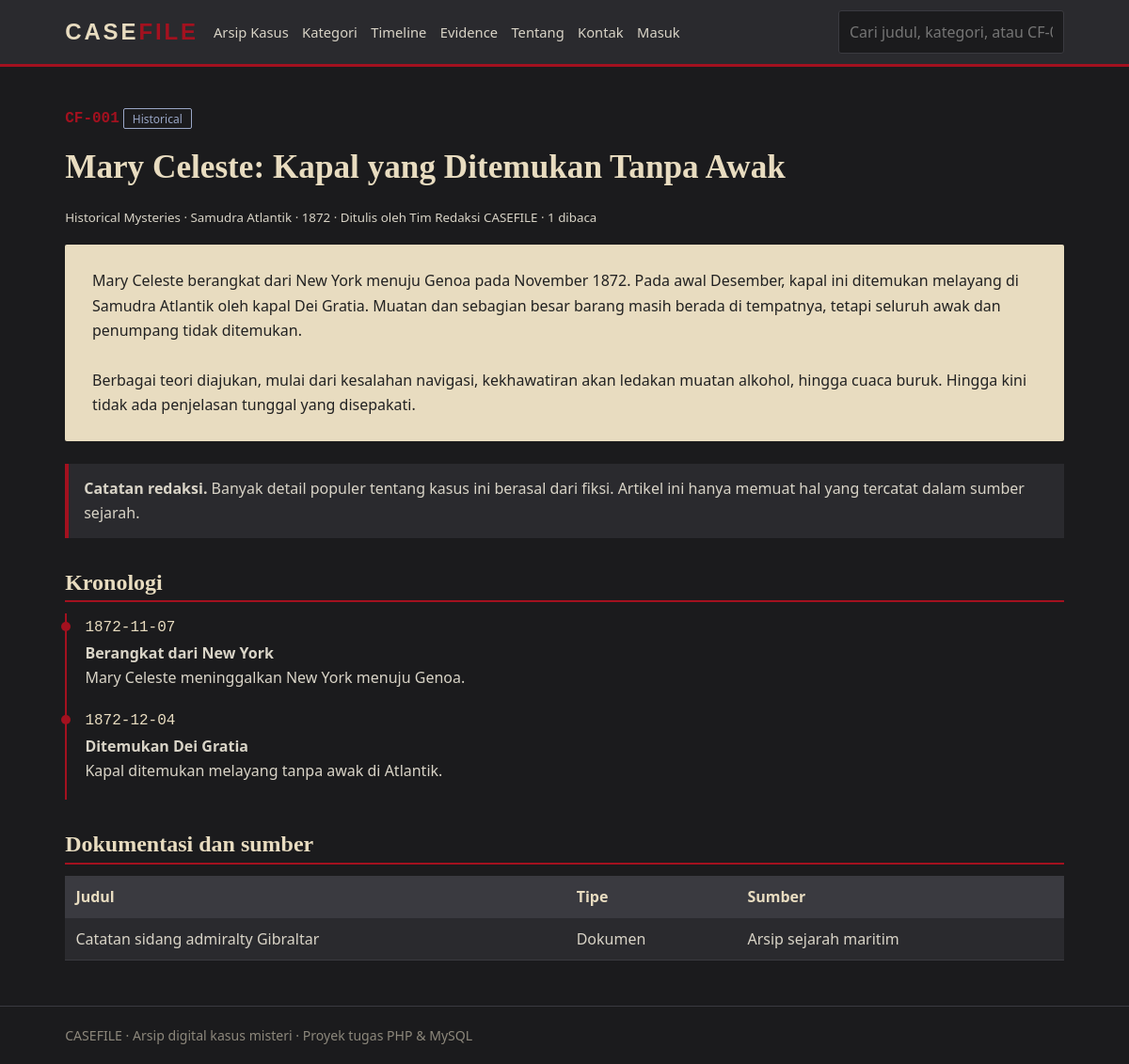
/case_detail.php?id=1, run on the app's committed database.
### tables this page shows
CREATE TABLE articles (
  id INT AUTO_INCREMENT PRIMARY KEY,
  case_id VARCHAR(10) NOT NULL UNIQUE,
  judul VARCHAR(200) NOT NULL,
  ringkasan VARCHAR(300) NOT NULL,
  isi MEDIUMTEXT NOT NULL,
  category_id INT NOT NULL,
  author_id INT NOT NULL,
  admin_id INT NULL,
  status ENUM('Solved','Unsolved','Ongoing Investigation','Historical') NOT NULL DEFAULT 'Historical',
  lokasi VARCHAR(100) NOT NULL,
  tahun SMALLINT NOT NULL,
  editors_note TEXT,
  views INT NOT NULL DEFAULT 0,
  created_at TIMESTAMP DEFAULT CURRENT_TIMESTAMP,
  FOREIGN KEY (category_id) REFERENCES categories(id),
  FOREIGN KEY (author_id) REFERENCES authors(id),
  FOREIGN KEY (admin_id) REFERENCES admins(id) ON DELETE SET NULL
);

CREATE TABLE categories (
  id INT AUTO_INCREMENT PRIMARY KEY,
  nama VARCHAR(100) NOT NULL,
  deskripsi TEXT
);

CREATE TABLE authors (
  id INT AUTO_INCREMENT PRIMARY KEY,
  nama VARCHAR(100) NOT NULL,
  bio TEXT
);

CREATE TABLE article_timelines (
  id INT AUTO_INCREMENT PRIMARY KEY,
  article_id INT NOT NULL,
  tanggal DATE NOT NULL,
  judul VARCHAR(150) NOT NULL,
  keterangan TEXT,
  FOREIGN KEY (article_id) REFERENCES articles(id) ON DELETE CASCADE
);

CREATE TABLE article_evidence (
  id INT AUTO_INCREMENT PRIMARY KEY,
  article_id INT NOT NULL,
  judul VARCHAR(150) NOT NULL,
  tipe VARCHAR(30) NOT NULL DEFAULT 'Sumber',
  sumber VARCHAR(150),
  url VARCHAR(255),
  FOREIGN KEY (article_id) REFERENCES articles(id) ON DELETE CASCADE
);

### case_detail.php (the view, shortened to what this page needs)
<?php
$title = 'Detail Kasus'; include 'includes/header.php';
$id = (int)($_GET['id'] ?? 0);
$st = $conn->prepare("SELECT a.*,c.nama kategori,au.nama penulis FROM articles a
  JOIN categories c ON c.id=a.category_id JOIN authors au ON au.id=a.author_id WHERE a.id=?");
$st->bind_param('i', $id); $st->execute();
$a = $st->get_result()->fetch_assoc();
$conn->query("UPDATE articles SET views=views+1 WHERE id=$id");
$imgs = [];
function render_isi($teks, $imgs) {
    $out = '';
    foreach (preg_split('/(\[foto:\d+\])/', $teks, -1, PREG_SPLIT_DELIM_CAPTURE) as $part) {
        if (preg_match('/^\[foto:(\d+)\]$/', $part, $m)) {
            $i = $imgs[(int)$m[1]] ?? null;
            if (!$i) continue;
            $out .= '<figure><img src="' . BASE . 'uploads/' . e($i['file']) . '" alt="' . e($i['caption']) . '" loading="lazy">'
                  . ($i['caption'] !== '' ? '<figcaption>' . e($i['caption']) . '</figcaption>' : '') . '</figure>';
        } elseif (trim($part) !== '') {
            $out .= '<div>' . nl2br(e(trim($part))) . '</div>';
        }
    }
    return $out;
}
$tl = $conn->query("SELECT * FROM article_timelines WHERE article_id=$id ORDER BY tanggal");
$ev = $conn->query("SELECT * FROM article_evidence WHERE article_id=$id");
?>
<p><span class="cid"><?= e($a['case_id']) ?></span> <?= badge($a['status']) ?></p>
<h1><?= e($a['judul']) ?></h1>
<p><small><?= e($a['kategori']) ?> · <?= e($a['lokasi']) ?> · <?= e($a['tahun']) ?> · Ditulis oleh <?= e($a['penulis']) ?> · <?= $a['views'] + 1 ?> dibaca</small></p>
<article class="paper"><?= render_isi($a['isi'], $imgs) ?></article>
<?php if ($a['editors_note']): ?>
  <div class="note"><b>Catatan redaksi.</b> <?= nl2br(e($a['editors_note'])) ?></div>
<?php endif; ?>
<?php if ($tl->num_rows): ?><h2>Kronologi</h2><ul class="tl">
  <?php while ($t = $tl->fetch_assoc()): ?>
    <li><time><?= e($t['tanggal']) ?></time><br><b><?= e($t['judul']) ?></b><br><?= e($t['keterangan']) ?></li>
  <?php endwhile; ?></ul><?php endif; ?>
<?php if ($ev->num_rows): ?><h2>Dokumentasi dan sumber</h2>
<table><tr><th>Judul</th><th>Tipe</th><th>Sumber</th></tr>
  <?php while ($v = $ev->fetch_assoc()): ?>
    <tr><td><?= $v['url'] ? '<a href="' . e($v['url']) . '" target="_blank" rel="noopener">' . e($v['judul']) . '</a>' : e($v['judul']) ?></td>
        <td><?= e($v['tipe']) ?></td><td><?= e($v['sumber']) ?></td></tr>
  <?php endwhile; ?></table><?php endif; ?>
<?php include 'includes/footer.php'; ?>

### koneksi.php (shortened to what this page needs)
<?php
function e($s) { return htmlspecialchars((string)$s, ENT_QUOTES, 'UTF-8'); }
function badge($s) {
    return '<span class="badge s-' . strtolower(str_replace(' ', '-', $s)) . '">' . e($s) . '</span>';
}

### assets/style.css (style rules this page uses)
:root { --char:#1b1b1d;--gray:#2a2a2e;--gray2:#3a3a40;--red:#a3111f;--paper:#e8dcc0;--ink:#d9d4c7 }
* { box-sizing:border-box }
body { margin:0;background:var(--char);color:var(--ink);font:16px/1.65 "Segoe UI",system-ui,sans-serif }
h1,h2,h3 { font-family:Georgia,"Times New Roman",serif;color:var(--paper);line-height:1.25;margin:.2em 0 .5em }
h1 { font-size:2.2rem }
h2 { font-size:1.5rem;border-bottom:2px solid var(--red);padding-bottom:.3rem;margin-top:2rem }
.cid { font-family:Consolas,monospace;color:var(--red);font-weight:700 }
.badge { font-size:.75rem;padding:.1rem .55rem;border:1px solid currentColor;border-radius:2px }
.s-historical { color:#9aa7c7 }
.paper { background:var(--paper);color:#222;padding:1.6rem 1.8rem;border-radius:2px }
.note { border-left:4px solid var(--red);background:var(--gray);padding:.8rem 1rem;margin:1.5rem 0 }
.tl { list-style:none;padding:0;margin:0;border-left:2px solid var(--red) }
.tl li { padding:0 0 1.1rem 1.2rem;position:relative }
.tl li::before { content:"";position:absolute;left:-6px;top:.55rem;width:10px;height:10px;background:var(--red);border-radius:50% }
.tl time { font-family:Consolas,monospace;color:var(--paper) }
table { width:100%;border-collapse:collapse;background:var(--gray) }
th,td { padding:.55rem .7rem;border-bottom:1px solid var(--gray2);text-align:left;vertical-align:top }
th { background:var(--gray2);color:var(--paper) }

### data on the page
articles: case "CF-001", status "Historical", judul "Mary Celeste: Kapal yang Ditemukan Tanpa Awak", category.nama "Historical Mysteries", lokasi "Samudra Atlantik", tahun "1872", author.nama "Tim Redaksi CASEFILE", $a['views'] + 1 "1", isi "Mary Celeste berangkat dari New York menuju Genoa pada November 1872. Pada awal Desember, kapal ini ditemukan melayang di Samudra Atlantik oleh kapal Dei Gratia. Muatan dan sebagian besar barang masih berada di tempatnya, tetapi seluruh awak dan penumpang tidak ditemukan. Berbagai teori diajukan, mulai dari kesalahan navigasi, kekhawatiran akan ledakan muatan alkohol, hingga cuaca buruk. Hingga kini tidak ada penjelasan tunggal yang disepakati.", editors_note "Banyak detail populer tentang kasus ini berasal dari fiksi. Artikel ini hanya memuat hal yang tercatat dalam sumber sejarah."
article_timelines: tanggal "1872-11-07", judul "Berangkat dari New York", keterangan "Mary Celeste meninggalkan New York menuju Genoa."
article_timelines: tanggal "1872-12-04", judul "Ditemukan Dei Gratia", keterangan "Kapal ditemukan melayang tanpa awak di Atlantik."
article_evidence: judul "Catatan sidang admiralty Gibraltar", tipe "Dokumen", sumber "Arsip sejarah maritim"
